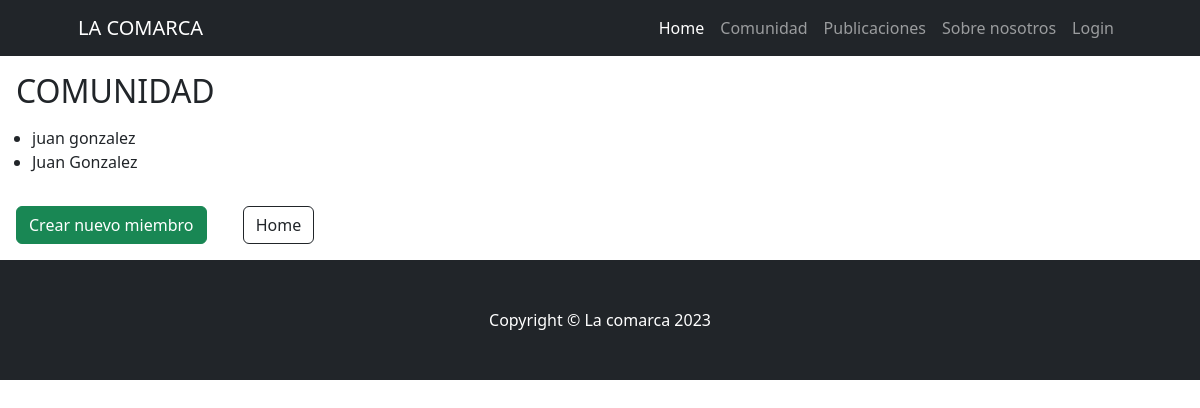
The page /comunidad/ on the database its author committed.
### comunidad/models.py (models this page shows, shortened)
class Miembro(models.Model):
    nombre = models.CharField(max_length=50)
    apellido = models.CharField(max_length=50)
    nacimiento = models.DateField(null=True)
    profesion = models.CharField(max_length=50)

### comunidad/views.py (the view)
# urls.py: path("", views.index, name="index"),
def index(request):
    miembro = models.Miembro.objects.all()
    return render(request, "comunidad/index.html", {"miembros":miembro})

### comunidad/templates/comunidad/index.html (shortened to what this page needs)
{% extends 'home/base.html' %}
    {% block content %}
    </html>
    <body>
        <h2 class="m-3 ">COMUNIDAD</h2>
        <ul>
            {% for miembro in miembros %}
                <li>{{miembro.nombre}} {{miembro.apellido}}</li>
            {% endfor %}
        </ul>
        <a class="btn btn-success m-3" href="{% url 'comunidad:crear_miembro' %}">Crear nuevo miembro</a>
        <a class="btn btn-outline-dark m-3 m-3" href="{% url 'home:index' %}">Home</a>
    </body>
    </html>
    {% endblock content %}

### rows shown on the page
Miembro: nombre "juan", apellido "gonzalez"
Miembro: nombre "Juan", apellido "Gonzalez"
